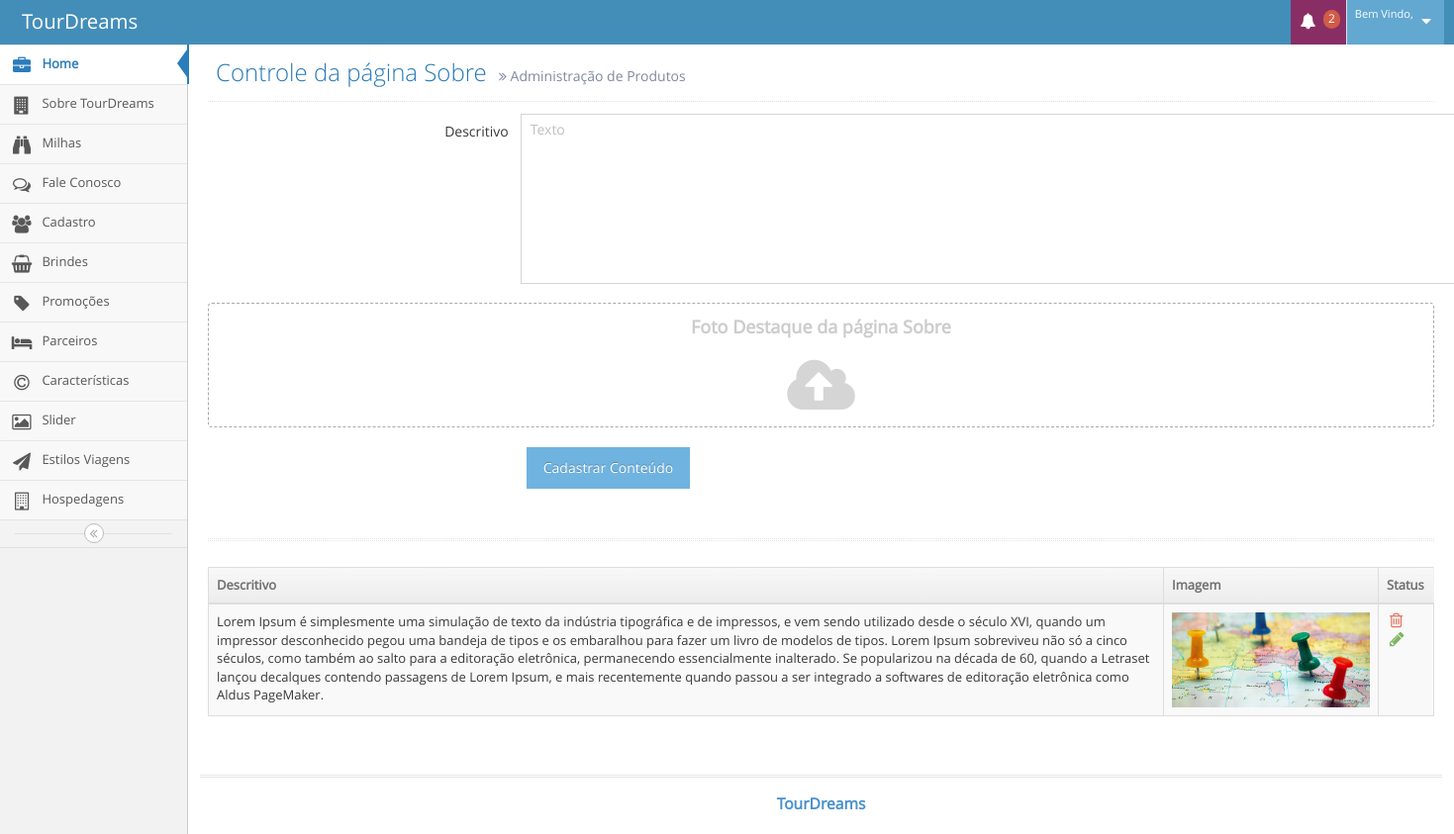
The app's page /tour_dreams/TourDreams/CMS/admSobre.php with its own data.
### tables this page shows
CREATE TABLE `tbl_sobre` (
  `id_sobre` int(11) NOT NULL AUTO_INCREMENT,
  `descricao` text NOT NULL,
  `foto_descricao` varchar(200) NOT NULL,
  PRIMARY KEY (`id_sobre`)
);

### tour_dreams/TourDreams/CMS/admSobre.php (the view, shortened to what this page needs)
<?php
	$descritivo="";
	$botao="Cadastrar Conteúdo";
	@$id_administrador = $_GET['id_administrador'];
	@$nome_administrador = $_GET['nome_administrador'];
?>
<!DOCTYPE html>
<html lang="pt-br">
	<head>
		<link rel="stylesheet" href="assets/css/bootstrap.min.css" />
		<link rel="stylesheet" href="assets/font-awesome/4.5.0/css/font-awesome.min.css" />
		<link rel="stylesheet" href="assets/css/jquery-ui.custom.min.css" />
		<link rel="stylesheet" href="assets/css/chosen.min.css" />
		<link rel="stylesheet" href="assets/css/bootstrap-datepicker3.min.css" />
		<link rel="stylesheet" href="assets/css/bootstrap-timepicker.min.css" />
		<link rel="stylesheet" href="assets/css/daterangepicker.min.css" />
		<link rel="stylesheet" href="assets/css/bootstrap-datetimepicker.min.css" />
		<link rel="stylesheet" href="assets/css/bootstrap-colorpicker.min.css" />
		<link rel="stylesheet" href="assets/css/ace.min.css" class="ace-main-stylesheet" id="main-ace-style" />
		<link rel="stylesheet" href="assets/css/ace-skins.min.css" />
		<link rel="stylesheet" href="assets/css/ace-rtl.min.css" />
	</head>
	<body class="no-skin">
		<div id="navbar" class="navbar navbar-default          ace-save-state">
			<div class="navbar-container ace-save-state" id="navbar-container">
				<div class="navbar-header pull-left">
					<a href="index.html" class="navbar-brand">
						<small>
							TourDreams
						</small>
					</a>
				</div>
				<div class="navbar-buttons navbar-header pull-right" role="navigation">
					<ul class="nav ace-nav">
						<li class="purple dropdown-modal">
							<a data-toggle="dropdown" class="dropdown-toggle" href="#">
								<i class="ace-icon fa fa-bell icon-animated-bell"></i>
								<span class="badge badge-important">2</span>
							</a>
						</li>
						<li class="light-blue dropdown-modal">
							<a data-toggle="dropdown" href="#" class="dropdown-toggle">
								<span class="user-info">
									<small>Bem Vindo,</small>
								</span>
								<i class="ace-icon fa fa-caret-down"></i>
							</a>
						</li>
					</ul>
				</div>
			</div>
		</div>
		<div class="main-container ace-save-state" id="main-container">
			<div id="sidebar" class="sidebar                  responsive                    ace-save-state">
				<ul class="nav nav-list">
					<li class="active">
						<a href="home.php?nome_administrador=<?php echo$_GET['nome_administrador'];?>&id_administrador=<?php echo$_GET['id_administrador'];?>">
							<i class="menu-icon fa fa-briefcase"></i>
							<span class="menu-text"> Home </span>
						</a>
					</li>
					<li class="">
						<a href="admSobre.php?nome_administrador=<?php echo$_GET['nome_administrador'];?>&id_administrador=<?php echo$_GET['id_administrador'];?>">
							<i class="menu-icon fa fa-building"></i>
							<span class="menu-text">  Sobre TourDreams </span>
						</a>
					</li>
					<li class="">
						<a href="admMilhas.php?nome_administrador=<?php echo$_GET['nome_administrador'];?>&id_administrador=<?php echo$_GET['id_administrador'];?>">
							<i class="menu-icon fa fa-binoculars"></i>
							<span class="menu-text"> Milhas </span>
						</a>
					</li>
					<li class="">
						<a href="admFale.php?nome_administrador=<?php echo$_GET['nome_administrador'];?>&id_administrador=<?php echo$_GET['id_administrador'];?>">
							<i class="menu-icon fa fa-comments-o"></i>
							<span class="menu-text"> Fale Conosco </span>
						</a>
					</li>
					<li class="">
						<a href="admUser.php?nome_administrador=<?php echo$_GET['nome_administrador'];?>&id_administrador=<?php echo$_GET['id_administrador'];?>">
							<i class="menu-icon fa fa-users"></i>
							<span class="menu-text"> Cadastro </span>
						</a>
					</li>
					<li class="">
						<a href="admBrindes.php?nome_administrador=<?php echo$_GET['nome_administrador'];?>&id_administrador=<?php echo$_GET['id_administrador'];?>">
							<i class="menu-icon fa fa-shopping-basket"></i>
							<span class="menu-text"> Brindes </span>
						</a>
					</li>
					<li class="">
						<a href="admPromocoes.php?nome_administrador=<?php echo$_GET['nome_administrador'];?>&id_administrador=<?php echo$_GET['id_administrador'];?>">
							<i class="menu-icon fa fa-tag"></i>
							<span class="menu-text"> Promoções </span>
						</a>
					</li>
					<li class="">
						<a href="parceiros.php?nome_administrador=<?php echo$_GET['nome_administrador'];?>&id_administrador=<?php echo$_GET['id_administrador'];?>">
							<i class="menu-icon fa fa-bed"></i>
							<span class="menu-text"> Parceiros </span>
						</a>
					</li>
					<li class="">
						<a href="admCaracteristicas.php?nome_administrador=<?php echo$_GET['nome_administrador'];?>&id_administrador=<?php echo$_GET['id_administrador'];?>">
							<i class="menu-icon fa fa-copyright"></i>
							<span class="menu-text"> Características </span>
						</a>
					</li>
					<li class="">
						<a href="admSlide.php?nome_administrador=<?php echo$_GET['nome_administrador'];?>&id_administrador=<?php echo$_GET['id_administrador'];?>">
							<i class="menu-icon fa fa-picture-o"></i>
							<span class="menu-text"> Slider </span>
						</a>
					</li>
					<li class="">
						<a href="estilo_viagem.php?nome_administrador=<?php echo$_GET['nome_administrador'];?>&id_administrador=<?php echo$_GET['id_administrador'];?>">
							<i class="menu-icon fa fa-paper-plane"></i>
							<span class="menu-text"> Estilos Viagens </span>
						</a>
					</li>
					<li class="">
						<a href="hospedagens.php?nome_administrador=<?php echo$_GET['nome_administrador'];?>&id_administrador=<?php echo$_GET['id_administrador'];?>">
							<i class="menu-icon fa fa-building-o"></i>
							<span class="menu-text"> Hospedagens </span>
						</a>
					</li>
				</ul>
				<div class="sidebar-toggle sidebar-collapse" id="sidebar-collapse">
					<i id="sidebar-toggle-icon" class="ace-icon fa fa-angle-double-left ace-save-state" data-icon1="ace-icon fa fa-angle-double-left" data-icon2="ace-icon fa fa-angle-double-right"></i>
				</div>
			</div>
			<div class="main-content">
				<div class="main-content-inner">
					<div class="page-content">
						<div class="page-header">
							<h1>
								Controle da página Sobre
								<small>
									<i class="ace-icon fa fa-angle-double-right"></i>
									Administração de Produtos
								</small>
							</h1>
						</div>
						<div class="row">
							<div class="col-xs-12">
								<form class="form-horizontal" role="form" action="admSobre.php?nome_administrador=<?php echo($nome_administrador);?>&id_administrador=<?php echo($id_administrador);?>"  name="frmSobre" method="post" enctype="multipart/form-data">
									<div class="form-group">
										<label class="col-sm-3 control-label no-padding-right" for="form-field-1"> Descritivo </label>
										<div class="col-sm-9">
											<textarea name="descritivo" class="form-control" rows="8" placeholder="Texto" style="resize: none;width: 1000px;"><?php echo($descritivo);?></textarea>
										</div>
									</div>
									<div class="space-4"></div>
									<div class="form-group">
										<div class="col-xs-12">
										</div>
									</div>
									<div class="clearfix form-actions">
										<div class="col-md-offset-3 col-md-9">
											<input class="btn btn-info" type="submit" name="btn_cadastro" value="<?php echo($botao)?>">
										</div>
									</div>
								</form>
							</div>
						</div>
					</div>
					<div class="page-content">
						<div class="row">
							<div class="col-xs-12">
								<div class="hr hr-18 dotted hr-double"></div>
								<div class="row">
									<div class="col-xs-12">
										<div class="clearfix">
										</div>
										<div>
											<table id="dynamic-table" class="table table-striped table-bordered table-hover">
												<thead>
													<tr>
														<th>Descritivo</th>
														<th>Imagem</th>
														<th>Status</th>
													</tr>
												</thead>
												<?php
												$sql = "select * from tbl_sobre";
												$select = mysql_query($sql);
												while($rs = mysql_fetch_array($select)){
												?>
												<tbody>
													<tr>
														<td>
															<?php echo($rs['descricao']);?>
														</td>
														<td><?php echo "<img class = 'imagem_tbl' src='Arquivos/".$rs['foto_descricao']."'>"?></td>
														<td>
															<div class="hidden-sm hidden-xs action-buttons">
																<a class="red" href="admSobre.php?modo=excluir&id_sobre_exluir=<?php echo($rs['id_sobre']);?>&nome_administrador=<?php echo($_GET['nome_administrador']);?>&id_administrador=<?php echo($_GET['id_administrador']);?>">
																	<i class="ace-icon fa fa-trash-o bigger-130"></i>
																</a>
																<a class="green" href="admSobre.php?modo=editar&id_sobre=<?php echo($rs['id_sobre']);?> &nome_administrador=<?php echo($_GET['nome_administrador']);?>&id_administrador=<?php echo($_GET['id_administrador']);?>">
																	<i class="ace-icon fa fa-pencil bigger-130"></i>
																</a>
															</div>
														</td>
													</tr>
													<?php
														}
													?>
												</tbody>
											</table>
										</div>
									</div>
								</div>
							</div>
						</div>
					</div>
				</div>
			</div>
			<div class="footer">
				<div class="footer-inner">
					<div class="footer-content">
						<span class="bigger-120">
							<span class="blue bolder">TourDreams</span>
						</span>
					</div>
				</div>
			</div>
		</div>
	</body>
</html>

### records on screen
tbl_sobre: descricao "Lorem Ipsum é simplesmente uma simulação de texto da indústria tipográfica e de impressos, e vem sendo utilizado desde o século XVI, quando um impressor desconhecido pegou uma bandeja de tipos e os embaralhou para fazer um livro de modelos de tipos. Lorem Ipsum sobreviveu não só a cinco séculos, como também ao salto para a editoração eletrônica, permanecendo essencialmente inalterado. Se popularizou na década de 60, quando a Letraset lançou decalques contendo passagens de Lorem Ipsum, e mais recentemente quando passou a ser integrado a softwares de editoração eletrônica como Aldus PageMaker.", foto_descricao (picture)
